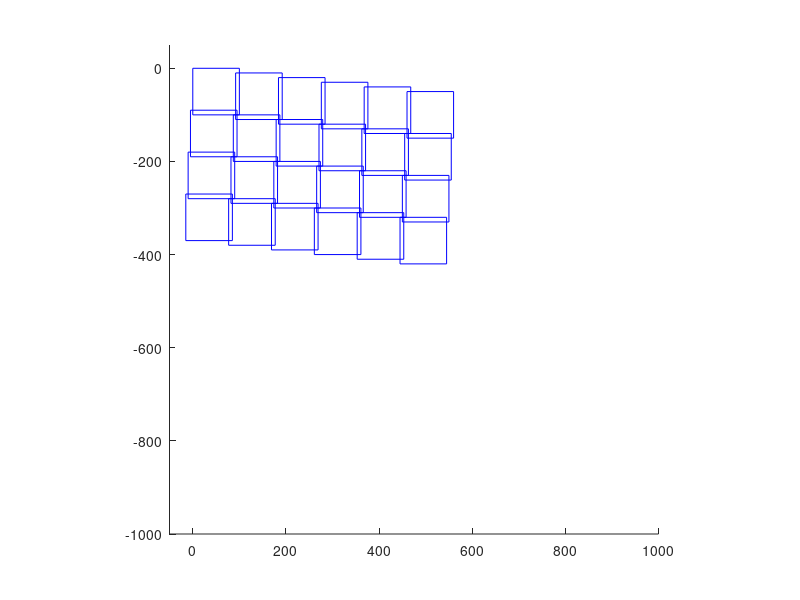

Source code (MATLAB):
clear
close all

ActualxcTranslation=0:92:460;
ActualycTranslation=0:10:50;
ActualyrTranslation=0:90:270;
ActualxrTranslation=0:-5:-15;

for C=1:6
    for R=1:4
        if C==1 || C==1
            xctranslation(R,C)=0;
            yctranslation(R,C)=0;
        end
        if C>1
            xctranslation(R,C)=ActualxcTranslation(C);
            yctranslation(R,C)=ActualycTranslation(C);
        end
        if R>1
            xrtranslation(R,C)=ActualxrTranslation(R);
            yrtranslation(R,C)=ActualyrTranslation(R);
        end
    end
end

xtranslation=xctranslation+xrtranslation;
ytranslation=yctranslation+yrtranslation;

figure(1);set(gcf,'OuterPosition',[-900 100 570 450]);
axis([-50 1000 -1000 50])
axis square
hold on
for C=1:6
    for R=1:4
        plot([xtranslation(R,C) 100+xtranslation(R,C)],[-ytranslation(R,C) -ytranslation(R,C)],'b-');
        pause(0.015)
        plot([100+xtranslation(R,C) 100+xtranslation(R,C)],[-ytranslation(R,C) -ytranslation(R,C)-100],'b-');
        pause(0.015)
        plot([xtranslation(R,C) 100+xtranslation(R,C)],[-ytranslation(R,C)-100 -ytranslation(R,C)-100],'b-');
        pause(0.015)
        plot([xtranslation(R,C) xtranslation(R,C)],[-ytranslation(R,C) -ytranslation(R,C)-100],'b-');
        pause(0.015)
    end
end
